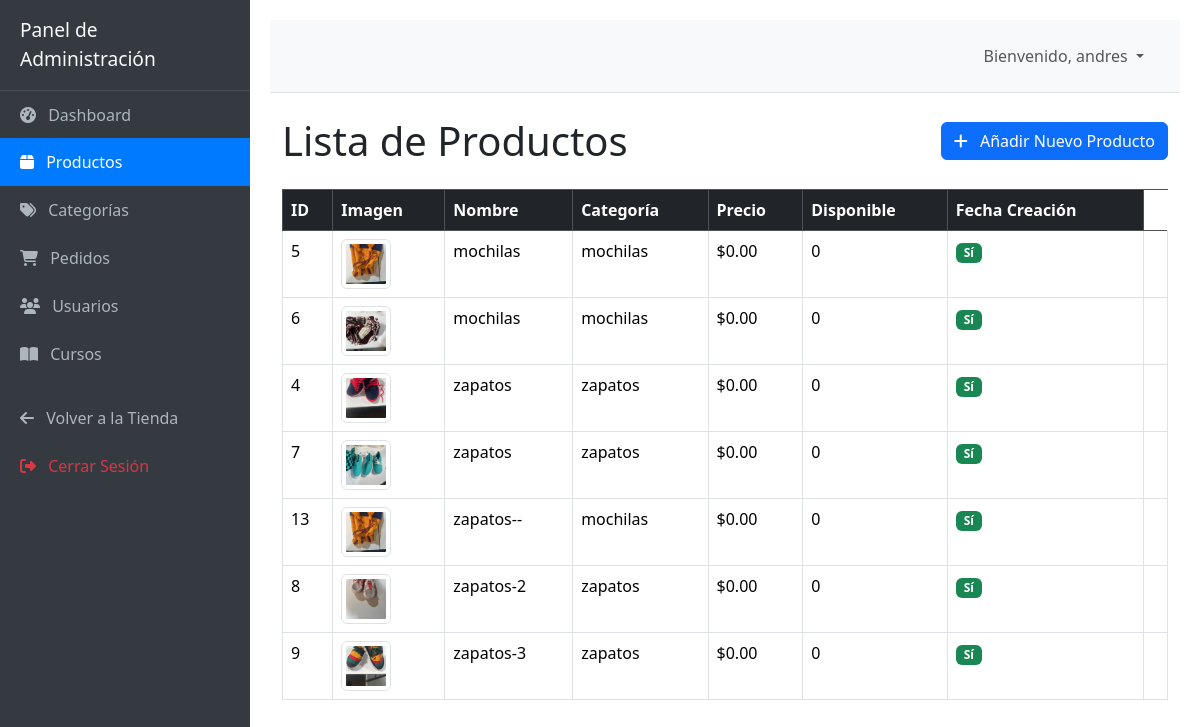
/dashboard/productos/ (signed in), run on an earlier commit of the app's database.
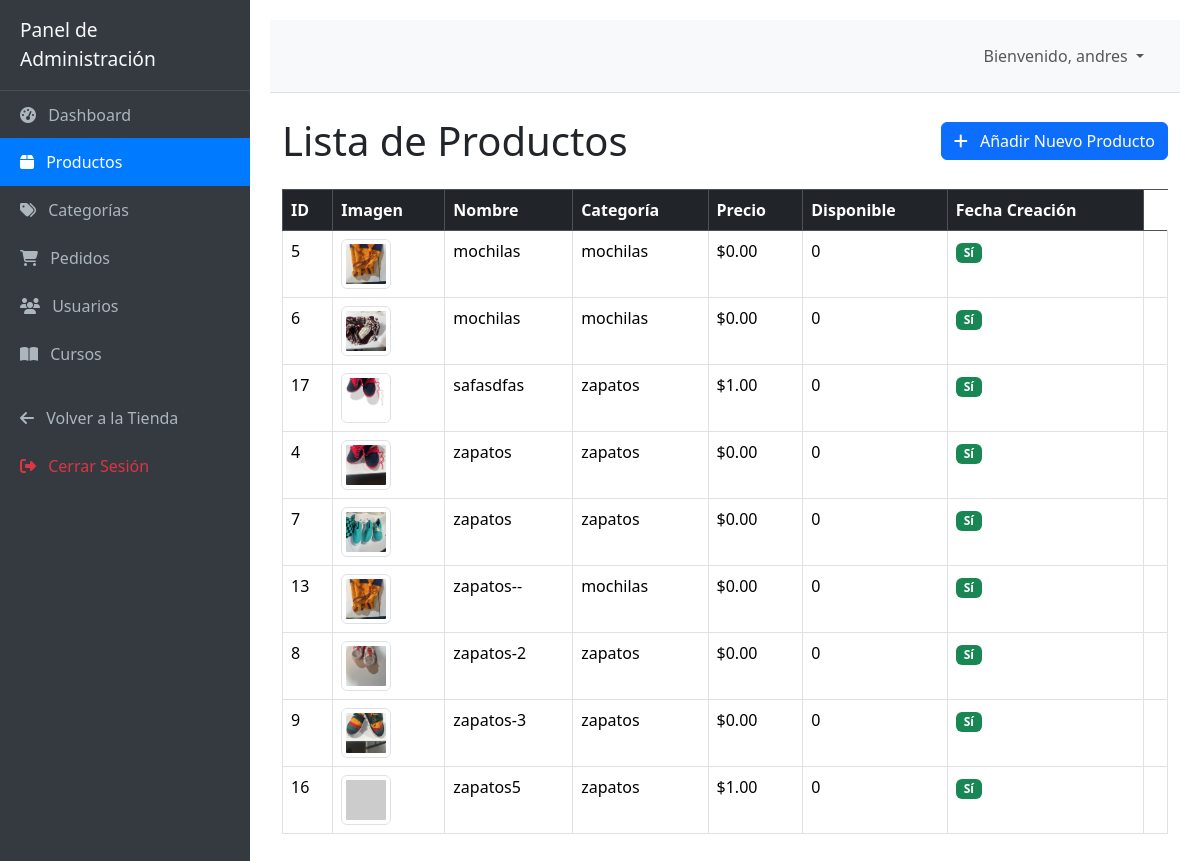
And on a later commit of the database.
### productos/models.py (models this page shows, shortened)
class Producto(models.Model):
    categoria = models.ForeignKey(Categoria, related_name='productos', on_delete=models.CASCADE)
    nombre = models.CharField(max_length=200)
    slug = models.SlugField(max_length=200, unique=True, help_text="URL amigable (ej: zapato-flor)")
    descripcion = models.TextField()
    precio = models.DecimalField(max_digits=10, decimal_places=2)
    imagen_principal = models.ImageField(upload_to='productos/', blank=True, null=True, help_text="Imagen principal del producto")
    stock = models.PositiveIntegerField(default=0)
    disponible = models.BooleanField(default=True)
    creado = models.DateTimeField(auto_now_add=True)
    actualizado = models.DateTimeField(auto_now=True)
    class Meta:
        ordering = ['-creado']
        index_together = (('id', 'slug'),)

class Categoria(models.Model):
    nombre = models.CharField(max_length=100, unique=True)
    slug = models.SlugField(max_length=100, unique=True, help_text="URL amigable (ej: zapatos-mujer)")
    descripcion = models.TextField(blank=True, null=True)
    class Meta:
        verbose_name_plural = "Categorías"
        ordering = ['nombre']

### core/views.py (the view)
# urls.py: path('dashboard/productos/', views.producto_lista_admin, name='producto_lista_admin'),
@admin_required(login_url='core:login')
def producto_lista_admin(request):
    productos = Producto.objects.all().order_by('nombre')
    context = {
        'productos': productos,
        'titulo_pagina': 'Administrar Productos',
    }
    return render(request, 'core/dashboard_productos_lista.html', context)

### core/context_processors.py (called while the page is built)
def cart_item_count(request):
    cart = request.session.get('cart', {})
    total_items = sum(item_data.get('cantidad', 0) for item_data in cart.values())
    return {'cart_item_count': total_items}

### core/views.py (called while the page is built)
def is_admin_user(user):
    if user.is_authenticated:
        return user.is_staff or user.is_superuser or user.groups.filter(name='Administradores').exists()
    return False

### core/templates/core/dashboard_productos_lista.html
{% extends 'core/dashboard_base.html' %}
{% block dashboard_content %}
<div class="d-flex justify-content-between align-items-center mb-4">
    <h1 class="mb-0">Lista de Productos</h1>
    <a href="{% url 'core:producto_crear_admin' %}" class="btn btn-primary">
        <i class="fas fa-plus me-2"></i> Añadir Nuevo Producto
    </a>
</div>
<div class="table-responsive">
    <table class="table table-hover table-bordered">
        <thead class="table-dark">
            <tr>
                <th>ID</th>
                <th>Imagen</th>
                <th>Nombre</th>
                <th>Categoría</th>
                <th>Precio</th>
                <th>Disponible</th>
                <th>Fecha Creación</th>
            </tr>
        </thead>
        <tbody>
            {% for producto in productos %}
            <tr>
                <td>{{ producto.id }}</td>
                <td>
                    {% if producto.imagen_principal %}
                        <img src="{{ producto.imagen_principal.url }}" alt="{{ producto.nombre }}" class="img-thumbnail" style="width: 50px; height: 50px; object-fit: cover;">
                    {% else %}
                        <img src="https://via.placeholder.com/50?text=No+Img" alt="Sin imagen" class="img-thumbnail" style="width: 50px; height: 50px; object-fit: cover;">
                    {% endif %}
                </td>
                <td>{{ producto.nombre }}</td>
                <td>{{ producto.categoria.nombre|default:"Sin Categoría" }}</td>
                <td>${{ producto.precio|floatformat:2 }}</td>
                <td>{{ producto.stock }}</td>
                <td>
                    {% if producto.disponible %}
                        <span class="badge bg-success">Sí</span>
                    {% else %}
                        <span class="badge bg-danger">No</span>
                    {% endif %}
                </td>
                <td>{{ producto.fecha_creacion|date:"Y-m-d H:i" }}</td>
            </tr>
            {% empty %}
            <tr>
                <td colspan="9" class="text-center">No hay productos registrados. <a href="{% url 'core:producto_crear_admin' %}">¡Crea uno ahora!</a></td>
            </tr>
            {% endfor %}
        </tbody>
    </table>
</div>
{% endblock %}

### core/templates/core/dashboard_base.html (shortened to what this page needs)
<!DOCTYPE html>
<html lang="es">
<head>
    <link href="https://cdn.jsdelivr.net/npm/bootstrap@5.3.3/dist/css/bootstrap.min.css" rel="stylesheet" xintegrity="sha384-QWTKZyjpPEjISv5WaRU9OFeRpok6YctnYmDr5pNlyT2bRjXh0JMhjY6hW+ALEwIH">
    <link rel="stylesheet" href="https://cdnjs.cloudflare.com/ajax/libs/font-awesome/6.4.0/css/all.min.css">
</head>
<body>
    <div id="wrapper">
        <div id="sidebar-wrapper">
            <div class="sidebar-heading">Panel de Administración</div>
            <div class="list-group list-group-flush">
                <a href="{% url 'core:dashboard_home' %}" class="list-group-item list-group-item-action {% if request.resolver_match.url_name == 'dashboard_home' %}active{% endif %}">
                    <i class="fas fa-tachometer-alt me-2"></i> Dashboard
                </a>
                <a href="{% url 'core:producto_lista_admin' %}" class="list-group-item list-group-item-action {% if request.resolver_match.url_name == 'producto_lista_admin' %}active{% endif %}">
                    <i class="fas fa-box me-2"></i> Productos
                </a>
                <a href="{% url 'core:categoria_lista_admin' %}" class="list-group-item list-group-item-action {% if request.resolver_match.url_name == 'categoria_lista_admin' %}active{% endif %}">
                    <i class="fas fa-tags me-2"></i> Categorías
                </a>
                <a href="{% url 'core:pedido_lista_admin' %}" class="list-group-item list-group-item-action {% if request.resolver_match.url_name == 'pedido_lista_admin' %}active{% endif %}">
                    <i class="fas fa-shopping-cart me-2"></i> Pedidos
                </a>
                <a href="{% url 'core:usuario_lista_admin' %}" class="list-group-item list-group-item-action {% if request.resolver_match.url_name == 'usuario_lista_admin' %}active{% endif %}">
                    <i class="fas fa-users me-2"></i> Usuarios
                </a>
                <a href="{% url 'core:curso_lista_admin' %}" class="list-group-item list-group-item-action {% if request.resolver_match.url_name == 'curso_lista_admin' %}active{% endif %}">
                    <i class="fas fa-book-open me-2"></i> Cursos
                </a>
                <a href="{% url 'core:home' %}" class="list-group-item list-group-item-action mt-3">
                    <i class="fas fa-arrow-left me-2"></i> Volver a la Tienda
                </a>
                <a href="{% url 'core:logout' %}" class="list-group-item list-group-item-action text-danger">
                    <i class="fas fa-sign-out-alt me-2"></i> Cerrar Sesión
                </a>
            </div>
        </div>
        <div id="page-content-wrapper">
            <nav class="navbar navbar-expand-lg navbar-light navbar-admin border-bottom">
                <div class="container-fluid">
                    <div class="collapse navbar-collapse" id="navbarSupportedContent">
                        <ul class="navbar-nav ms-auto mt-2 mt-lg-0">
                            <li class="nav-item dropdown">
                                <a class="nav-link dropdown-toggle" href="#" id="navbarDropdown" role="button" data-bs-toggle="dropdown" aria-haspopup="true" aria-expanded="false">
                                    Bienvenido, {{ request.user.username }}
                                </a>
                            </li>
                        </ul>
                    </div>
                </div>
            </nav>
            <div class="container-fluid mt-4">
                {% block dashboard_content %}
                {% endblock %}
            </div>
        </div>
        </div>
</body>
</html>

### core/templates/core/dashboard_base.html (style rules this page uses)
body { display: flex; min-height: 100vh; flex-direction: column; }
#wrapper { display: flex; width: 100%; }
#sidebar-wrapper { min-width: 250px; max-width: 250px; background: #343a40; color: #fff; transition: all 0.3s; }
#sidebar-wrapper .sidebar-heading { padding: 1rem 1.25rem; font-size: 1.2rem; border-bottom: 1px solid rgba(255, 255, 255, 0.1); color: #f8f9fa; }
#sidebar-wrapper .list-group { width: 100%; }
#sidebar-wrapper .list-group-item { background-color: #343a40; color: #adb5bd; border: none; padding: 0.75rem 1.25rem; }
#sidebar-wrapper .list-group-item.active { background-color: #007bff; color: #fff; }
#page-content-wrapper { width: 100%; padding: 20px; }
.navbar-admin { background-color: #f8f9fa; border-bottom: 1px solid #dee2e6; padding: 1rem; }

What changed in the data, as far as the page shows it:
added Producto: id "17", imagen_principal (picture), nombre "safasdfas", categoria.nombre "zapatos", precio "1.00", stock "0", disponible "Sí"
added Producto: id "16", nombre "zapatos5", categoria.nombre "zapatos", precio "1.00", stock "0", disponible "Sí"
